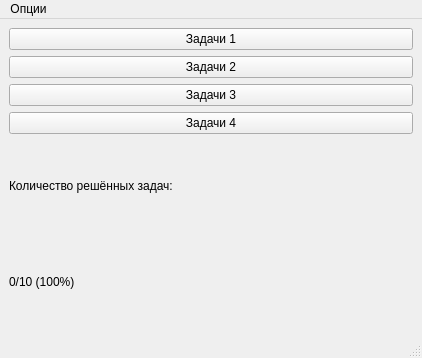
<?xml version="1.0" encoding="UTF-8"?>
<ui version="4.0">
 <class>MainWindow</class>
 <widget class="QMainWindow" name="MainWindow">
  <property name="geometry">
   <rect>
    <x>0</x>
    <y>0</y>
    <width>422</width>
    <height>358</height>
   </rect>
  </property>
  <property name="windowTitle">
   <string>Главное окно</string>
  </property>
  <widget class="QWidget" name="centralwidget">
   <layout class="QVBoxLayout" name="verticalLayout_2">
    <item>
     <layout class="QVBoxLayout" name="verticalLayout">
      <item>
       <widget class="QPushButton" name="task1">
        <property name="text">
         <string>Задачи 1</string>
        </property>
       </widget>
      </item>
      <item>
       <widget class="QPushButton" name="task2">
        <property name="text">
         <string>Задачи 2</string>
        </property>
       </widget>
      </item>
      <item>
       <widget class="QPushButton" name="task3">
        <property name="text">
         <string>Задачи 3</string>
        </property>
       </widget>
      </item>
      <item>
       <widget class="QPushButton" name="task4">
        <property name="text">
         <string>Задачи 4</string>
        </property>
       </widget>
      </item>
      <item>
       <widget class="QLabel" name="label">
        <property name="text">
         <string>Количество решённых задач:</string>
        </property>
       </widget>
      </item>
      <item>
       <widget class="QLabel" name="StatLabel">
        <property name="text">
         <string>0/10 (100%)</string>
        </property>
       </widget>
      </item>
     </layout>
    </item>
   </layout>
  </widget>
  <widget class="QMenuBar" name="menubar">
   <property name="geometry">
    <rect>
     <x>0</x>
     <y>0</y>
     <width>422</width>
     <height>26</height>
    </rect>
   </property>
   <widget class="QMenu" name="menu">
    <property name="title">
     <string>Опции</string>
    </property>
    <addaction name="account_exit"/>
   </widget>
   <addaction name="menu"/>
  </widget>
  <widget class="QStatusBar" name="statusbar"/>
  <action name="account_exit">
   <property name="text">
    <string>Выйти из аккаунта</string>
   </property>
  </action>
 </widget>
 <resources/>
 <connections/>
</ui>
